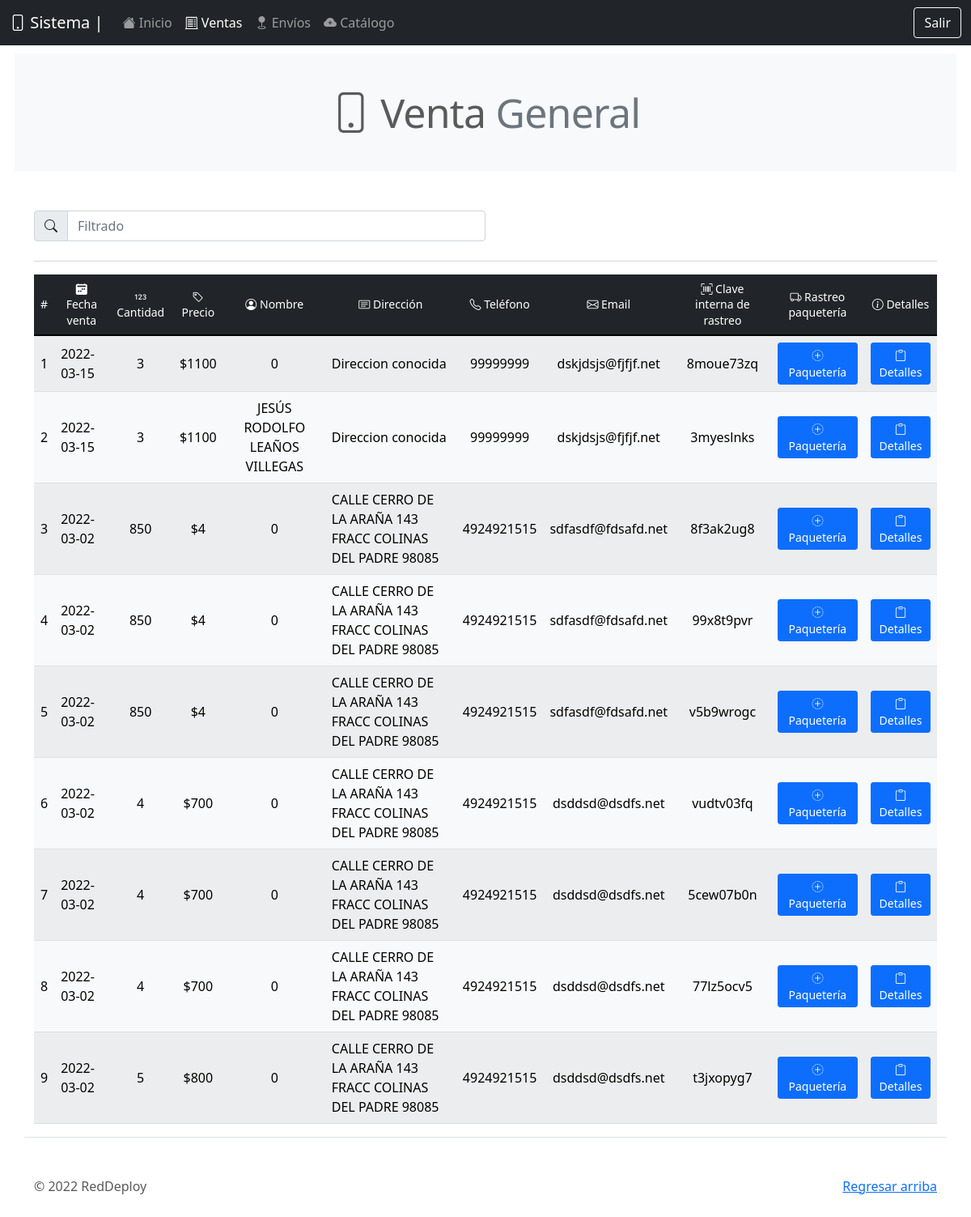
/be_/venta_gral.php, run on an earlier commit of the app's database.
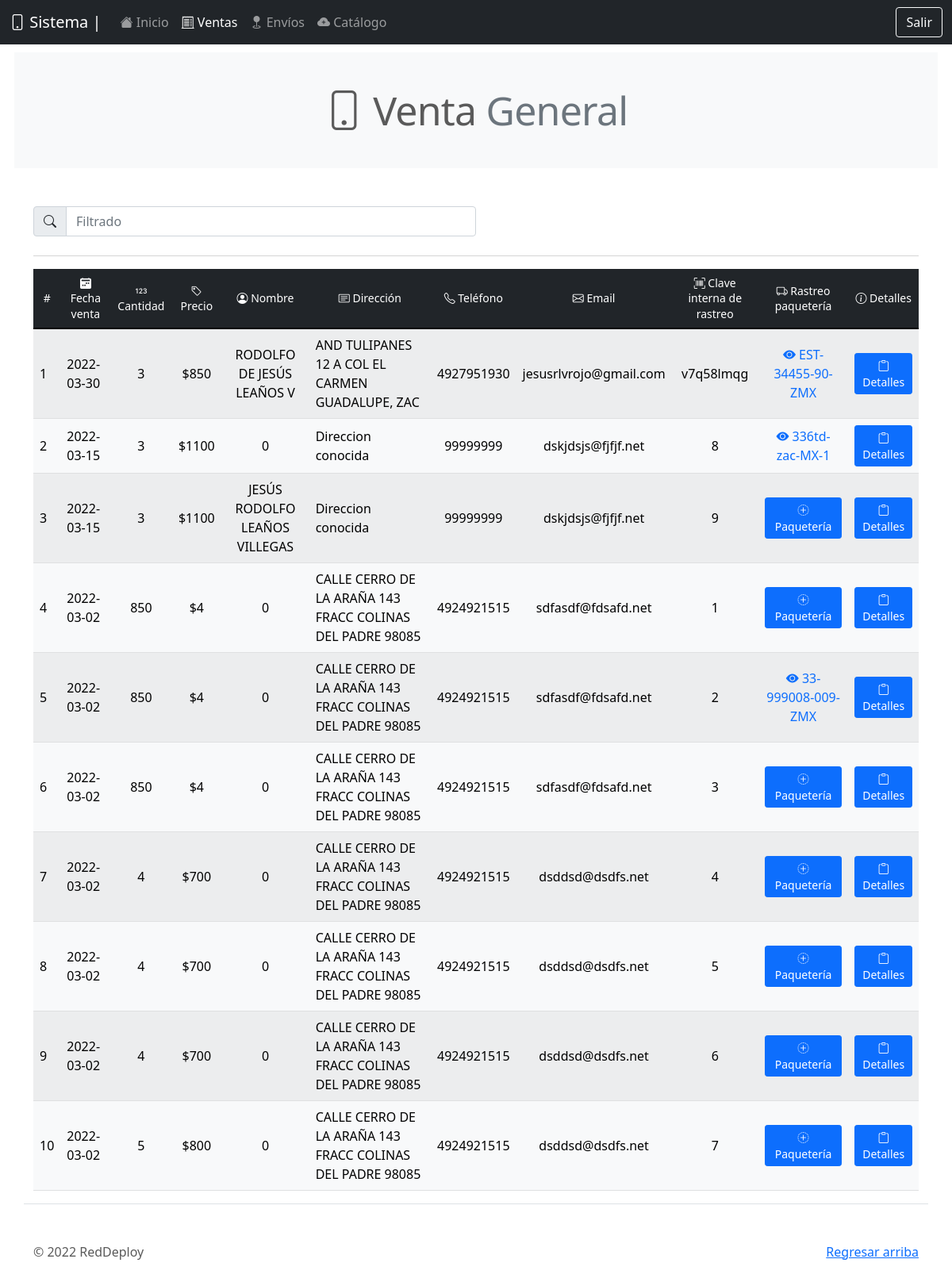
And on a later commit of the database.
### tables this page shows
CREATE TABLE `venta_gral` (
  `id` int(11) NOT NULL,
  `cantidad` int(11) NOT NULL,
  `precio` int(11) NOT NULL,
  `fecha_venta` date NOT NULL,
  `nombre` varchar(100) NOT NULL,
  `direccion` varchar(100) NOT NULL,
  `telefono` varchar(50) NOT NULL,
  `email` varchar(50) NOT NULL,
  `tarjeta` varchar(16) NOT NULL,
  `nombre_tarjeta` varchar(50) NOT NULL,
  `expira_mes` varchar(2) NOT NULL,
  `expira_annio` varchar(2) NOT NULL,
  `clave_rastreo_int` varchar(100) NOT NULL,
  `clave_rastreo_ext` varchar(100) DEFAULT NULL
);

### query/query_ventas.php (called while the page is built)
<?php
include('qconn/qc.php');
    $sql = "SELECT * FROM venta_gral ORDER BY fecha_venta DESC LIMIT 20";
    $resultado_sql = $conn->query($sql);
?>

### be_/venta_gral.php (the view, shortened to what this page needs)
<!doctype html>
<html lang="en">
  <head>
    <link rel="stylesheet" href="https://cdn.jsdelivr.net/npm/bootstrap-icons@1.7.2/font/bootstrap-icons.css">
    <link href="../assets/dist/css/bootstrap.min.css" rel="stylesheet">
    <link href="../carousel.css" rel="stylesheet">
  </head>
  <body>
<header>
  <nav class="navbar navbar-expand-md navbar-dark fixed-top bg-dark">
    <div class="container-fluid">
      <a class="navbar-brand" href="#"><i class="bi bi-phone"></i> Sistema |</a>
      <div class="collapse navbar-collapse" id="navbarCollapse">
        <ul class="navbar-nav me-auto mb-2 mb-md-0">
          <li class="nav-item">
           <a class="nav-link" aria-current="page" href="dashboard.php"><i class="bi bi-house-fill"></i> Inicio</a>
          </li>
          <li class="nav-item">
            <a class="nav-link active" href="venta_gral.php"><i class="bi bi-receipt-cutoff"></i> Ventas</a>
          </li>
          <li class="nav-item">
            <a class="nav-link" href="envio.php"><i class="bi bi-geo-fill"></i> Envíos</a>
          </li>
          <li class="nav-item">
            <a class="nav-link" href="envio.php"><i class="bi bi-cloud-plus-fill"></i> Catálogo</a>
          </li>
        </ul>
        <form class="d-flex">
          <a href="prcd/sort.php" class="btn btn-outline-light" type="submit">Salir</a>
        </form>
      </div>
    </div>
  </nav>
</header>
<main>
  <h2 class="mb-5 bg-light p-5 text-center featurette-heading" style="margin:18px;"><i class="bi bi-phone"></i> Venta <span class="text-muted">General</span></h2>
<? include('../query/query_ventas.php'); ?>
  <div class="container marketing mt-5 border-bottom">
  <div class="input-group mb-4 w-50">
    <span class="input-group-text" id="basic-addon1"><i class="bi bi-search"></i></span>
    <input type="text" class="form-control" placeholder="Filtrado" aria-label="Filtrado" aria-describedby="basic-addon1" id="myInput">
  </div>
  <hr>
    <table class="table  table-light table-striped mb-3 table-hover align-middle">
      <thead class="text-center table-dark align-middle">
        <tr>
          <th scope="col" class="h6"><small>#</small></th>
          <th scope="col" class="h6"><small><i class="bi bi-calendar2-week-fill"></i> Fecha venta</small></th>
          <th scope="col" class="h6"><small><i class="bi bi-123"></i> Cantidad</small></th>
          <th scope="col" class="h6"><small><i class="bi bi-tag"></i> Precio</small></th>
          <th scope="col" class="h6"><small><i class="bi bi-person-circle"></i> Nombre</small></th>
          <th scope="col" class="h6"><small><i class="bi bi-card-text"></i> Dirección</small></th>
          <th scope="col" class="h6"><small><i class="bi bi-telephone"></i> Teléfono</small></th>
          <th scope="col" class="h6"><small><i class="bi bi-envelope"></i> Email</small></th>
          <th scope="col" class="h6"><small><i class="bi bi-upc-scan"></i> Clave interna de rastreo</small></th>
          <th scope="col" class="h6"><small><i class="bi bi-truck"></i> Rastreo paquetería</small></th>
          <th scope="col" class="h6"><small><i class="bi bi-info-circle"></i> Detalles</small></th>
        </tr>
      </thead>
      <tbody id="myTable">
        <?php
        $x = 0;
          while($row_sql = $resultado_sql->fetch_assoc()){
            $x++;
            echo'<tr>';
            echo'<td>'.$x.'</td>';
            echo'<td>'.$row_sql['fecha_venta'].'</td>';
            echo'<td class="text-center">'.$row_sql['cantidad'].'</td>';
            echo'<td class="text-center">$'.$row_sql['precio'].'</td>';
            echo'<td class="text-center">'.$row_sql['nombre'].'</td>';
            echo'<td>'.$row_sql['direccion'].'</td>';
            echo'<td class="text-center">'.$row_sql['telefono'].'</td>';
            echo'<td class="text-center">'.$row_sql['email'].'</td>';
            echo'<td class="text-center">'.$row_sql['clave_rastreo_int'].'</td>';
            if(!$row_sql['clave_rastreo_ext']){
              echo'<td class="text-center"><button class="btn btn-sm btn-primary" data-bs-toggle="modal" data-bs-target="#exampleModal'.$row_sql['id'].'"><i class="bi bi-plus-circle-dotted"></i> Paquetería</button></td>';
            }
            else{
              echo'<td class="text-center"><a href="revision_envio.php?id='.$row_sql['clave_rastreo_ext'].'" style="text-decoration: none;"><i class="bi bi-eye-fill"></i> '.$row_sql['clave_rastreo_ext'].'</a></td>';
            }
            echo'<td class="text-center"><a href="venta_individual.php?venta='.$row_sql['clave_rastreo_int'].'" type="button" class="btn btn-primary btn-sm"><i class="bi bi-clipboard"></i> Detalles</a></td>';
            echo'</tr>';
          }
        ?>
      </tbody>
    </table>
  </div>
  <footer class="container mt-5">
    <p class="float-end"><a href="#">Regresar arriba</a></p>
    <p>&copy; 2022 RedDeploy</p>
  </footer>
</main>
  </body>
</html>

What changed in the data, as far as the page shows it:
added venta_gral: fecha_venta "2022-03-30", cantidad "3", precio "850", nombre "RODOLFO DE JESÚS LEAÑOS V", direccion "AND TULIPANES 12 A COL EL CARMEN GUADALUPE, ZAC", telefono "4927951930", email "jesusrlvrojo@gmail.com", clave_rastreo_int "v7q58lmqg", clave_rastreo_ext "EST-34455-90-ZMX"
changed venta_gral: clave_rastreo_int "8moue73zq" → "8"; clave_rastreo_ext (not shown) → "336td-zac-MX-1"; no longer shows "Paquetería"
changed venta_gral "JESÚS RODOLFO LEAÑOS VILLEGAS": clave_rastreo_int "3myeslnks" → "9"
changed venta_gral (number 4 of 10 on the later page): clave_rastreo_int "8f3ak2ug8" → "1"
changed venta_gral: clave_rastreo_int "99x8t9pvr" → "2"; clave_rastreo_ext (not shown) → "33-999008-009-ZMX"; no longer shows "Paquetería"
changed venta_gral (number 6 of 10 on the later page): clave_rastreo_int "v5b9wrogc" → "3"
changed venta_gral (number 7 of 10 on the later page): clave_rastreo_int "vudtv03fq" → "4"
changed venta_gral (number 8 of 10 on the later page): clave_rastreo_int "5cew07b0n" → "5"
changed venta_gral (number 9 of 10 on the later page): clave_rastreo_int "77lz5ocv5" → "6"
changed venta_gral (number 10 of 10 on the later page): clave_rastreo_int "t3jxopyg7" → "7"
